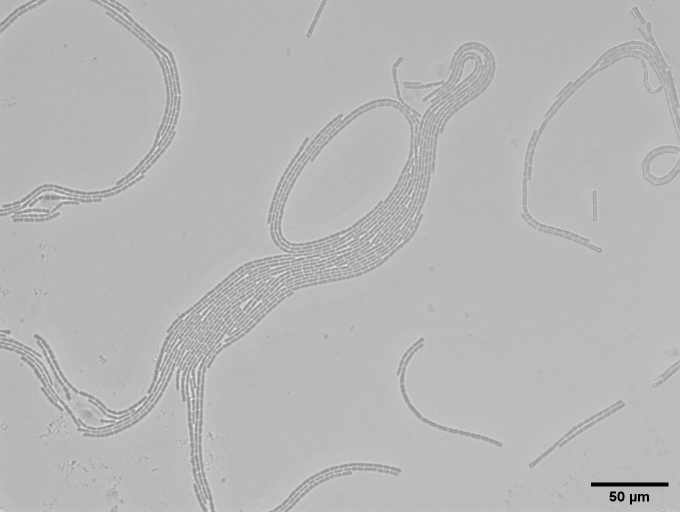
#> input picture images/1.jpg, 1360 x 1024 px, given in place of _only1.jpg, which was not available (shown at 1/2 size)
$ python main.py
#> lines starting #> are read from the running program, lines starting #| are printed output that depends on the picture; after the words box and inside, x2 and y2 are one past the last pixel; in counts of white or black regions, pixels touching at a corner belong together; pictures that were not available may be replaced by others from this repository, and a replacement may not be noted
### imageProcessing.py
import cv2
import numpy as np


class imageProcessing:
    def __init__(self, dir_name, thres1=0, thres2=225, alpha=1.0, beta=0.0):
        self.thres1 = thres1
        self.thres2 = thres2
        self.alpha = alpha
        self.beta = beta
        self.dir_name = dir_name

    # 前処理の実行 #
    def doProcessing(self, img, filename="null"):
        img = self.adjust(img, filename)
        img = self.gaussian(img) # ガウシアンフィルタ
        img = self.binarization(img, filename) # 二値化
        img = self.morphology(img, filename) # モルフォロジー変換

        return img

    # 二値化 #
    def binarization(self, img, filename="null"):
        #--- 画像の二値化 ---#
        # グレースケールに変換する。
        img = cv2.cvtColor(img, cv2.COLOR_BGR2GRAY)
        # 2値化する
        ret, img = cv2.threshold(img,self.thres1,self.thres2,cv2.THRESH_BINARY_INV)
        #img = cv2.adaptiveThreshold(img,255,cv2.ADAPTIVE_THRESH_GAUSSIAN_C,\
            #cv2.THRESH_BINARY,11,2)
        #ret, img = cv2.threshold(img, self.thres1, self.thres2, cv2.THRESH_BINARY | cv2.THRESH_OTSU)
        img = cv2.bitwise_not(img)

        #--- 保存 ---#
        #cv2.imwrite(f"gray/{filename}", img) # グレースケール
        #cv2.imwrite(f"bin/{self.dir_name}/{filename}", img)

        return img #二値化を返却

    # モルフォロジー変換 #
    def morphology(self, img, filename="null"):
        #--- モルフォロジー変換 ---#
        kernel = cv2.getStructuringElement(cv2.MORPH_ELLIPSE, (3, 3)) # カーネルサイズ
        #img = cv2.morphologyEx(img, cv2.MORPH_CLOSE, kernel, iterations=1)
        img = cv2.morphologyEx(img, cv2.MORPH_OPEN, kernel, iterations=2)
        img = cv2.dilate(img,kernel,iterations = 5)

        #--- 保存 ---#
        cv2.imwrite(f"morphology/{self.dir_name}/{filename}", img)

        return img

    # コントラスト調整 #
    def adjust(self, img, filename="null"):

        # 明るさβを足してコントラストαをつける
        img = self.alpha * img + self.beta

        img = np.clip(img, 0, 255).astype(np.uint8)

        #--- 保存 ---#
        cv2.imwrite(f"adjust/{self.dir_name}/{filename}", img)

        return img

    # ガウシアンフィルタ #
    def gaussian(self, img):

        kernel = np.ones((5,5),np.float32)/25
        img = cv2.filter2D(img,-1,kernel)

        return img


### extraction.py
import cv2
import numpy as np
import math

def lengthMeasure(res, btarget, tobjx, tobjw, labelImages):
    tot_len = 0
    by = 0
    ypts, xpts = np.where(btarget == 255) # オブジェクトのある座標を取得
    rv = np.polyfit(xpts ,ypts, 3) # 3次回帰
    expr = np.poly1d(rv)
    for x in range(tobjx, tobjx+tobjw):
        v = expr(x)
        if(v > len(labelImages)-1): # 最大値処理
            v = len(labelImages)-1
        # 長さの測定 #
        if x == tobjx:
            by = v
            bx = x
        elif  x != tobjx:
            sdist = math.sqrt((bx-x)**2 + (by-v)**2)
            tot_len += sdist
            by = v
            bx = x

    if tot_len > 100:
        for x in range(tobjx, tobjx+tobjw):
            v = expr(x)
            res[int(v),x,:] = (255,255,0)   # 曲線描画

    return (res, tot_len)


def extract(new_img, img, filename, dir_name):
    # maskの作成
    msk_img = cv2.merge((new_img, new_img, new_img)) # マスクのチャンネル数を3に
    res = cv2.bitwise_and(img, msk_img)

    """　全てのオブジェクトを抽出 """
    # ラベリング #
    # 画像内の連結領域を抽出する(ラベリング)
    nLabels, labelImages, data, center = cv2.connectedComponentsWithStats(new_img)
    # 連結部分を1つずつ抽出 #
    for i in range(1,nLabels,1): # ラベル数を取得 ＊背景である0を除く
        target_lb_id = i # ターゲットID
        tobjx = data[target_lb_id, 0] # (対象の)x座標
        tobjy = data[target_lb_id, 1] # (対象の)y座標
        tobjw = data[target_lb_id, 2] # (対象の)幅
        tobjh = data[target_lb_id, 3] # (対象の)長さ(高さ)
        h, w = img.shape[:2] # (画像の)大きさ
        btarget = np.zeros((h, w), np.uint8) # ターゲット描画用に空画像を生成
        btarget[labelImages == target_lb_id] = 255 # ターゲットを取得する

        tot_len = 0
        (img, tot_len) = lengthMeasure(img, btarget, tobjx, tobjw, labelImages)

        if tot_len>100:
            cv2.putText(img, f"tot_len:{tot_len}",(int(tobjx), int(tobjy)), cv2.FONT_HERSHEY_SIMPLEX, 0.4, (0,255,255), 1,cv2.LINE_AA)


    # 画像保存 #
    cv2.imwrite(f'extraction/{dir_name}/{filename}', img)

    return res

### main.py
import cv2
import rotateImage as rimg
import extraction
import numpy as np
import os
from PIL import Image, ImageSequence
from imageProcessing import imageProcessing

# tif画像に変換する
name = "test"# 大元のファイル名
#os.mkdir(f"images/{name}")
for dirname, _, filenames in os.walk('image/'):
    for filename in filenames:
        if filename != ".DS_Store":
            image_file = dirname + filename
            img = Image.open(image_file)
#> img is the input picture: PIL image 1360x1024 RGB; min 0, max 252, mean 183.2
            itr = ImageSequence.Iterator(img)
            length = sum(1 for _ in itr)
#> length = 1
            for count in range(length):
                img = itr[count] # 2ページ目
                img = np.array(img)
                cv2.imwrite(f'images/{name}/{count}.png', img)

# 前処理用 #
ip = imageProcessing(name, thres1=145, thres2=255, alpha=1.3, beta=0)
# 実行 #
# ディレクトリ作成
#os.mkdir(f"extraction/{name}")
for dirname, _, filenames in os.walk(f'images/{name}/'):
    for filename in filenames:
        if filename != ".DS_Store":

            image_file = dirname + filename
            img = cv2.imread(image_file)
            new_img = ip.doProcessing(img, filename)
#> in adjust, `img = np.clip(img, 0, 255).astype(np.uint8)`:
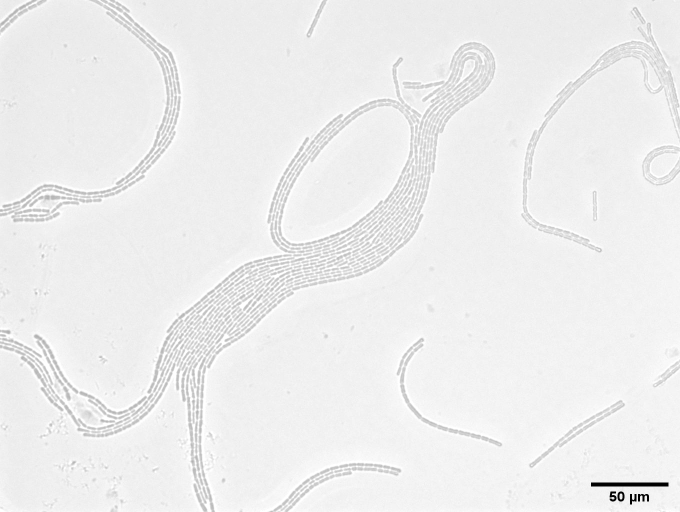
#> img: shape (1024, 1360, 3) (shown at 1/2 size); min 0, max 255, mean 237.5
#> in binarization, `ret, img = cv2.threshold(img,self.thres1,self.thres2,cv2.THRESH_BINARY..`:
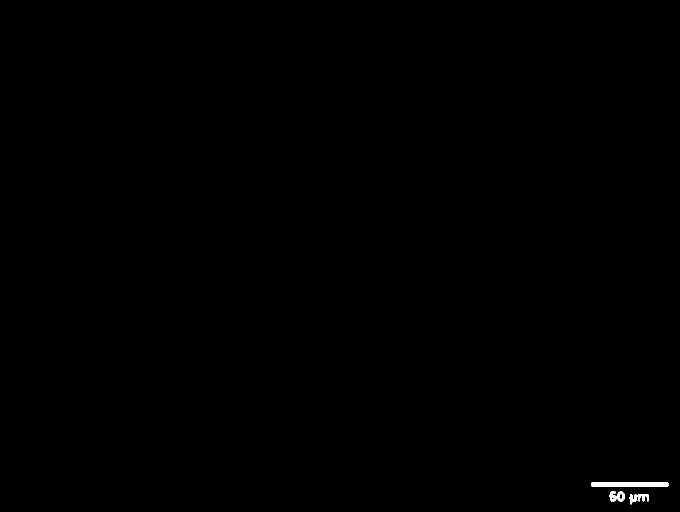
#> img: shape (1024, 1360) (shown at 1/2 size); 0.15% white; 4 white regions (1 under 20 px), largest, box (x1, y1, x2, y2) and area: (1182, 964, 1337, 974) 1298, (1219, 982, 1249, 1003) 426, (1259, 988, 1298, 1009) 413
#> in binarization, `ret, img = cv2.threshold(img,self.thres1,self.thres2,cv2.THRESH_BINARY..`: ret = 145
#> in morphology, `kernel = cv2.getStructuringElement(cv2.MORPH_ELLIPSE, (3, 3))`: kernel = [[0, 1, 0], [1, 1, 1], [0, 1, 0]]
#> in morphology, `img = cv2.morphologyEx(img, cv2.MORPH_OPEN, kernel, iterations=2)`: img: shape (1024, 1360); 99.8% white; 3 black regions, box (x1, y1, x2, y2) and area: (1182, 964, 1337, 974) 1298, (1219, 982, 1249, 1003) 486, (1259, 988, 1298, 1009) 477
#> in morphology, `img = cv2.dilate(img,kernel,iterations = 5)`: img: shape (1024, 1360); 100% white; 3 black regions, box (x1, y1, x2, y2) and area: (1236, 988, 1244, 998) 56, (1264, 993, 1278, 999) 34, (1224, 990, 1231, 998) 29
            # 画像の回転を行った時(単個体) #
            extraction.extract(new_img, img, filename, name)
#> in extract, `nLabels, labelImages, data, center = cv2.connectedComponentsWithStats(..`: nLabels = 2; data = [[1224, 988, 54, 11, 119], [0, 0, 1360, 1024, 1392521]]; center = [[1245.3, 994], [679.5, 511.5]]
#> the loop in extract, `for i in range(1,nLabels,1):` made 1 pass
#> (tobjx, tobjy, tobjw, tobjh, rv in lengthMeasure, tot_len) on pass 1: (0, 0, 1360, 1024, [-4.5e-10, 5.56e-07, -0.000159, 511.5], 1359)
#> pass 1, in extract, `(img, tot_len) = lengthMeasure(img, btarget, tobjx, tobjw, labelImages)`:
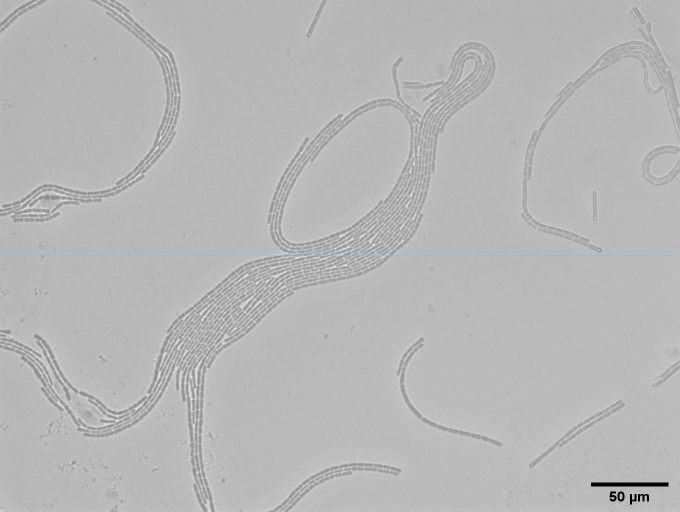
#> img: shape (1024, 1360, 3) (shown at 1/2 size); 0.1% of pixels changed, all inside (x1, y1, x2, y2) = (0, 511, 1360, 512)
#> after the loop in extract, `for i in range(1,nLabels,1):`: img: shape (1024, 1360, 3); 0.01% of pixels changed, all inside (x1, y1, x2, y2) = (3, 0, 168, 2)

$ run again, on images/5.jpg
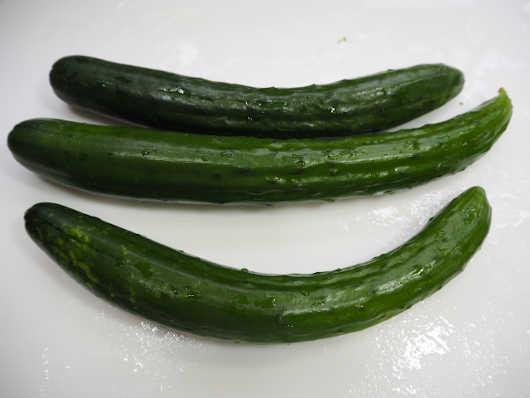
#> input picture images/5.jpg, 530 x 398 px, given in place of _only5.jpg, which was not available
#> img is the input picture: PIL image 530x398 RGB; mean R, G, B 143.8, 150.7, 135
#> length = 1
#> in binarization, `ret, img = cv2.threshold(img,self.thres1,self.thres2,cv2.THRESH_BINARY..`:
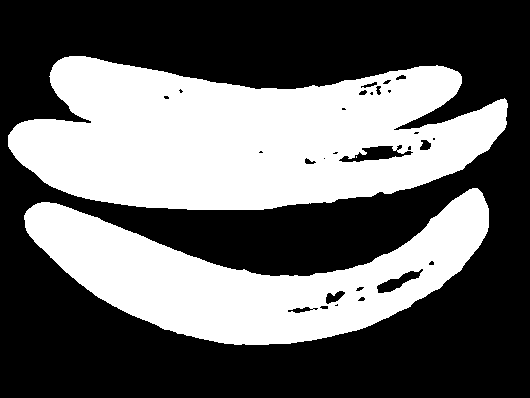
#> img: shape (398, 530); 40.3% white; 3 white regions (1 under 20 px), largest, box (x1, y1, x2, y2) and area: (8, 56, 508, 210) 53285, (24, 188, 489, 345) 31696
#> ret = 145
#> kernel = [[0, 1, 0], [1, 1, 1], [0, 1, 0]]
#> msk_img: shape (398, 530, 3); 65.7% white; 2 black regions, box (x1, y1, x2, y2) and area: (13, 61, 503, 205) 46389, (29, 193, 484, 340) 26043
#> labelImages: shape (398, 530) int32; 9 distinct labels, from 0 to 8
#> nLabels = 9; data = [[13, 61, 490, 279, 72432], [0, 0, 530, 398, 135474], [357, 85, 15, 15, 113], [415, 135, 21, 20, 251], [336, 141, 69, 26, 1110], [300, 154, 16, 15, 128], [372, 266, 53, 32, 875], [321, 286, 29, 23, 399], [289, 303, 18, 15, 158]]; center = [[242.1, 188.2], [274.1, 203.6], [364, 92], [425.2, 145.3], [372.2, 154.4], [307.5, 161], [397.4, 281.5], [333.9, 296.5], [297.5, 310]]
#> the loop in extract, `for i in range(1,nLabels,1):` made 8 passes
#> (tobjx, tobjy, tobjw, tobjh, rv in lengthMeasure, tot_len) on passes 1 to 7: (0, 0, 530, 398, [2.25e-07, -0.000121, -0.00417, 207.5], 529.1), (357, 85, 15, 15, [-2.08e-11, 2.27e-08, -8.27e-06, 92], 14), (415, 135, 21, 20, [0.000276, -0.34, 139.2, -18819.7], 20.27), (336, 141, 69, 26, [0.000166, -0.18, 65.3, -7690.5], 69.58), (300, 154, 16, 15, [8.61e-12, -7.94e-09, 2.44e-06, 161], 15), (372, 266, 53, 32, [0.000434, -0.519, 206.6, -27042.2], 55.01), (321, 286, 29, 23, [0.000925, -0.938, 316.8, -35305.6], 29.18)
#> pass 1, in extract, `(img, tot_len) = lengthMeasure(img, btarget, tobjx, tobjw, labelImages)`:
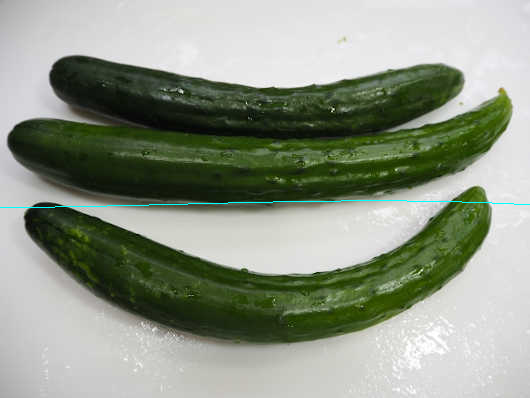
#> img: shape (398, 530, 3); mean B, G, R 135.4, 151, 143.4
